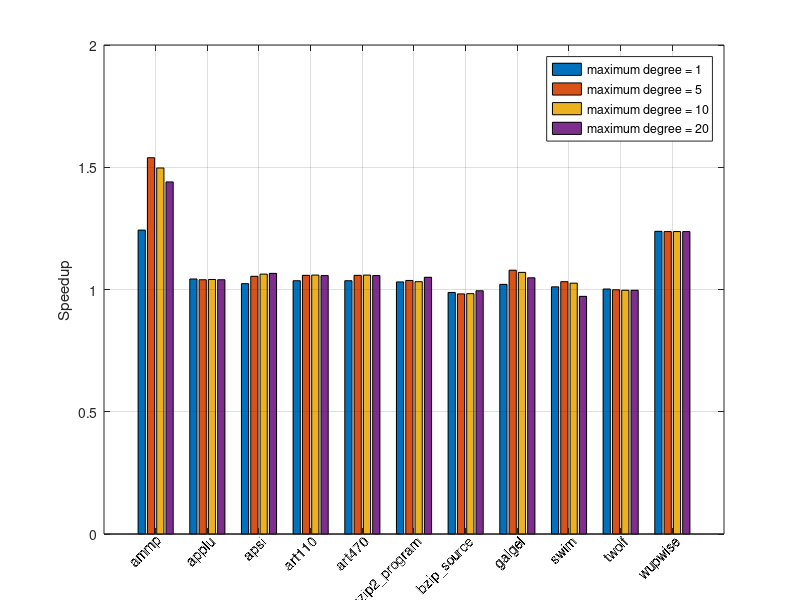

MATLAB code for this plot:

speedups_conf_1 = [1.243, 1.043, 1.024, 1.036, 1.036, 1.031, 0.988, 1.021, 1.011, 1.002, 1.238]
speedups_conf_5 = [1.539, 1.040, 1.054, 1.058, 1.058, 1.037, 0.982, 1.079, 1.032, 0.999, 1.237]
speedups_conf_10 = [1.497, 1.041, 1.063, 1.059, 1.059, 1.032, 0.983, 1.070, 1.026, 0.997, 1.237]
speedups_conf_20 = [1.440, 1.040, 1.066, 1.057, 1.057, 1.050, 0.995, 1.048, 0.972, 0.997, 1.237]

reference = ones(1,11)
reference_x = 1:1:11
x = 1:11;

speedups_comb = zeros(11,4);

for i = 1:11
    speedups_comb(i,1) = speedups_conf_1(i);
    speedups_comb(i,2) = speedups_conf_5(i);
    speedups_comb(i,3) = speedups_conf_10(i);
    speedups_comb(i,4) = speedups_conf_20(i);
end


% Plot the data.
h = bar(speedups_comb);
%hold on;
%h = plot(x,speedups_conf_5,'-sr');
%h = plot(x,speedups_conf_10,'-sg');
%h = plot(x,speedups_conf_20,'-sm');
%h = plot(reference_x,reference,'--k');
legend({'maximum degree = 1', 'maximum degree = 5', 'maximum degree = 10', 'maximum degree = 20'}, 'Position', [0.27, 0.65, 0.3, 0.15])
ylabel('Speedup')
grid on;
%hold off;

% Reduce the size of the axis so that all the labels fit in the figure.
pos = get(gca,'Position');
set(gca,'Position',[pos(1), .2, pos(3) .65])

% Add a title.
%title('Speedup')

% Set the X-Tick locations so that every other month is labeled.
Xt = 1:1:11;
Xl = [1 11];
%set(gca,'XTick',Xt,'XLim',Xl);

% Add the months as tick labels.
benchmarks = ['          ammp'; '         applu'; '          apsi'; '        art110'; '        art470'; 'bzip2\_program'; '  bzip\_source'; '        galgel'; '          swim'; '         twolf'; '       wupwise'];

ax = axis;    % Current axis limits
axis(axis);    % Set the axis limit modes (e.g. XLimMode) to manual
Yl = ax(3:4);  % Y-axis limits

% Place the text labels
t = text(Xt,Yl(1)*ones(1,length(Xt)),benchmarks(1:1:11,:));
set(t,'HorizontalAlignment','right','VerticalAlignment','top', ...
      'Rotation',45);

% Remove the default labels
set(gca,'XTickLabel','')

% Get the Extent of each text object.  This
% loop is unavoidable.
for i = 1:length(t)
  ext(i,:) = get(t(i),'Extent');
end

% Determine the lowest point.  The X-label will be
% placed so that the top is aligned with this point.
LowYPoint = min(ext(:,2));

% Place the axis label at this point
%XMidPoint = Xl(1)+abs(diff(Xl))/2;
%tl = text(XMidPoint,LowYPoint,'X-Axis Label', ...
          %'VerticalAlignment','top', ...
          %'HorizontalAlignment','center');

